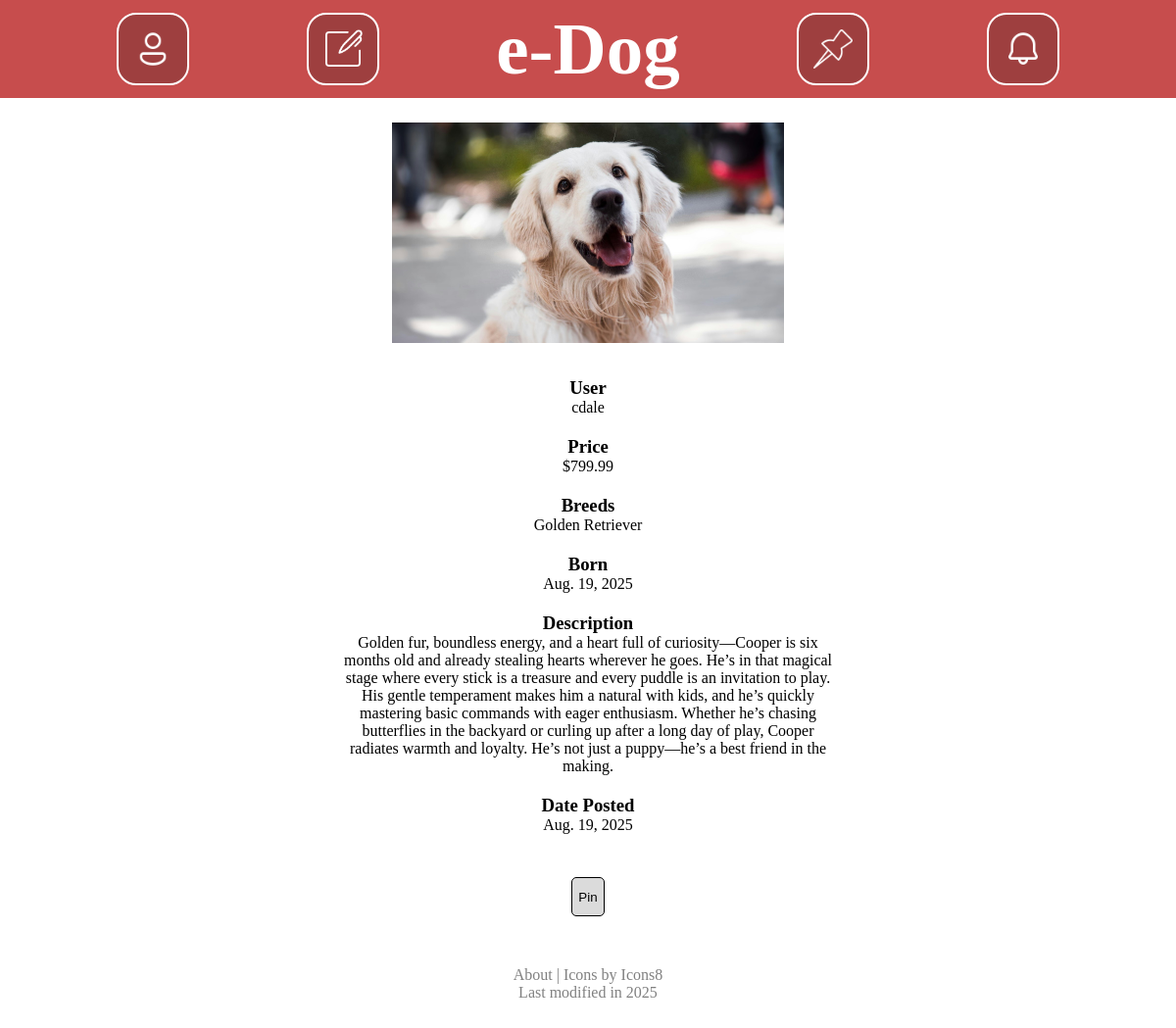
/post/78/, run on an earlier commit of the app's database.
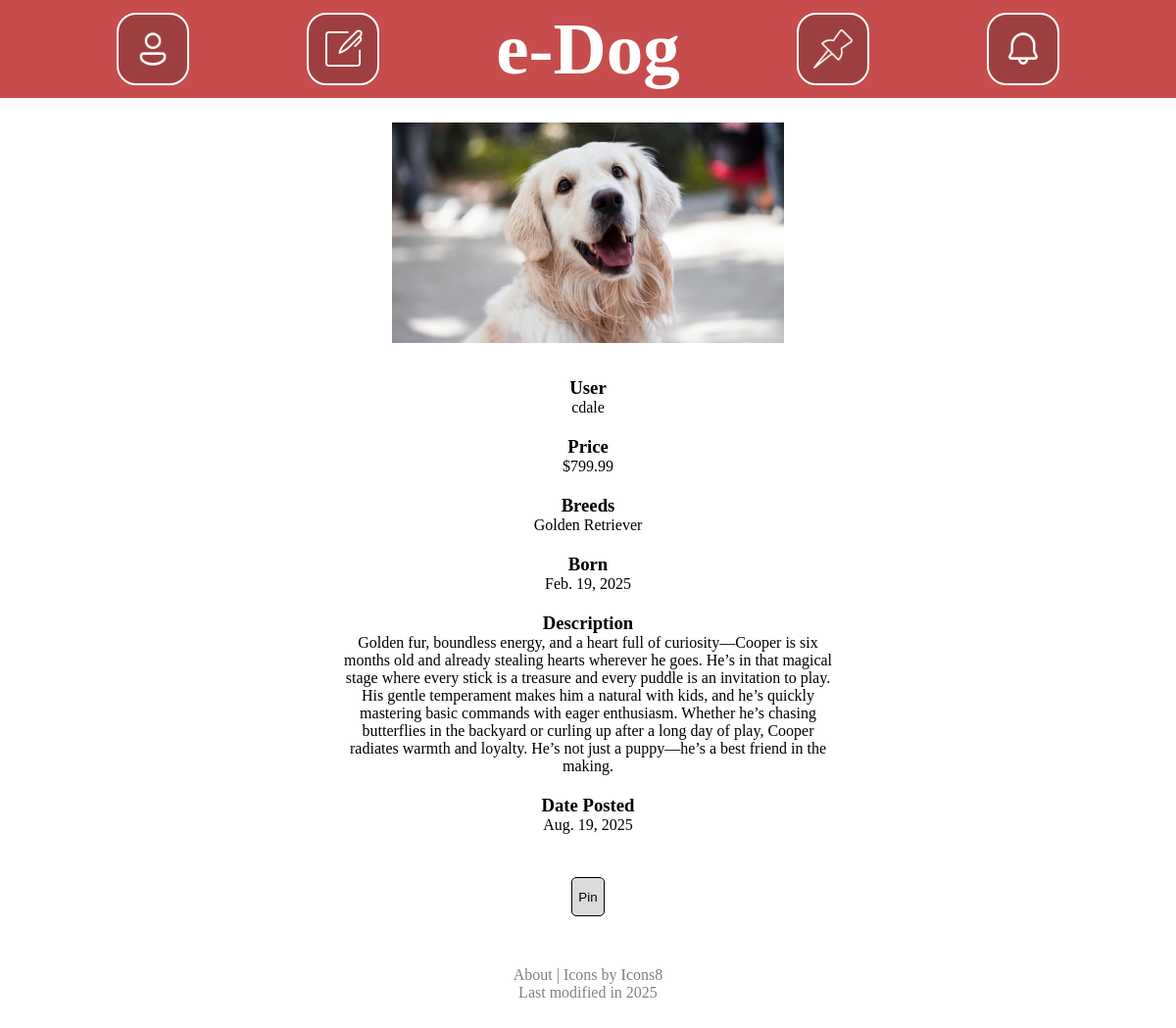
And on a later commit of the database.
### post/models.py (models this page shows, shortened)
class Image(models.Model):
    photo = models.ImageField(upload_to="pics/%Y/%m/%d/", validators=[validate_image_size])
    title = models.CharField(max_length=20)
    post = models.ForeignKey(Post, on_delete=models.CASCADE)

class Post(models.Model):
    user = models.ForeignKey(User, on_delete=models.CASCADE)
    breeds = models.CharField(max_length=100)
    price = models.DecimalField(decimal_places=2, max_digits=9)
    description = models.TextField(max_length=1000)
    age = models.DateField()
    dateCreated = models.DateField(auto_now_add=True)

### post/views.py (the view)
# urls.py: path("", views.index, name="index"),
def index(request, postID):
    post = get_object_or_404(Post, pk=postID)
    postKey = post.pk
    allImages = Image.objects.filter(post=postKey)
    context = {
        "post": post,
        "allImages": allImages,
    }
    return render(request, "post/index.html", context)

### post/templates/post/index.html (shortened to what this page needs)
<!DOCTYPE html>
<html lang="en-US">
	<head>
		{% load static %}
		{% include "browse/head.html" %}
	</head>
	<body>
		<div class="content">
			{% include "browse/header.html" %}
			{% if post %}
				<div class="imageRow">
					{% for image in allImages %}
						<div class="imageBox">
							<img class="image" src="{{image.photo.url}}">
						</div>
					{% endfor %}
				</div>
				<div class="details">
					<h3>User</h3>
					<a href="/user/{{post.user.username}}"><p>{{post.user}}</p></a>
					<h3>Price</h3>
					<p>${{post.price}}</p>
					<h3>Breeds</h3>
					<p>{{post.breeds}}</p>
					<h3>Born</h3>
					<p>{{post.age}}</p>
					<h3>Description</h3>
					<p>{{post.description}}</p>
					<h3>Date Posted</h3>
					<p>{{post.dateCreated}}</p>
				</div>
			{% else %}
				<p>No Posts</p>
			{% endif %}
			<button id="pinButton" class="buttonLink" onclick="pinPost()">Pin</button>
			{% include "browse/footer.html" %}
		</div>
	</body>
</html>

### browse/templates/browse/head.html (shortened to what this page needs)
{% load static %}
<link rel="stylesheet" href="{% static 'browse/style.css' %}">

### browse/templates/browse/header.html (shortened to what this page needs)
<div class="header">
    <div class="headerButtonDiv">
        <a class="headerLink" href='/user/account/'>
            <img src="/media/icons/account.png" alt="Account">
        </a>
    </div>
    <div class="headerButtonDiv">
        <a class="headerLink" href='/post/manage/'>
            <img src="/media/icons/edit.png" alt="Edit">
        </a>
    </div>
    <div id="logo">
        <a href='/browse/'>e-Dog</a>
    </div>
    <div class="headerButtonDiv">
        <a class="headerLink" href='/user/pinned/'>
            <img src="/media/icons/pin.png" alt="Pin">
        </a>
    </div>
    <div class="headerButtonDiv">
        <a class="headerLink">
            <img src="/media/icons/notification.png" alt="Notification">
        </a>
    </div>
</div>

### browse/templates/browse/footer.html (shortened to what this page needs)
<div class="footer">
    <div class="footerIconCredit">
        <a href="/browse/about/">About</a> | Icons by <a target="_blank" href="https://icons8.com">Icons8</a>
    </div>
    <p>Last modified in 2025</p>
</div>

### browse/static/browse/style.css (style rules this page uses)
:root { --textColor: #ffffff; --headerBGColor: #c74d4d; --iconBGColor: #9e3f3f; --contentBGColor: #ffffff; --bodyBGColor: #252525; --buttonColor: #dbdbdb; --buttonHover: #c0c0c0; --buttonPressed: #a8a8a8; --buttonTextColor: black; --buttonBorder: 1px solid black; --buttonRadius: 5px; --imgWidth: 400px; --imgHeight: 225px; }
body { background-color: var(--bodyBGColor); margin: 0; padding: 0; overflow-y: scroll; }
.content { display: flex; flex-direction: column; align-items: center; width: 100%; min-height: 100vh; background-color: var(--contentBGColor); }
p { margin: 0px; }
a { text-decoration: none; color:rgb(0, 0, 0); margin: 0px; }
h3 { margin: 0px; }
.image { width: var(--imgWidth); height: var(--imgHeight); }
.imageBox { display: flex; flex-direction: column; justify-content: center; margin-left: 10px; margin-right: 10px; }
.imageRow { display: flex; flex-direction: row; overflow-x: scroll; align-items: center; width: 95%; height: calc(var(--imgHeight) + 30px); }
.details { display: flex; flex-direction: column; align-items: center; width: 95%; margin: 20px; }
.details p { margin-bottom: 20px; text-align: center; max-width: 500px; }
.header { display: flex; justify-content: center; align-items: center; height: 100px; width: 100%; margin-bottom: 10px; background-color: var(--headerBGColor); }
#logo { display: flex; justify-content: center; align-items: center; white-space: nowrap; }
#logo a { font-size: 75px; font-weight: bold; color: var(--textColor); }
.headerButtonDiv { display: flex; justify-content: center; align-items: center; }
.headerLink { display: flex; justify-content: center; align-items: center; white-space: nowrap; width: 70px; height: 70px; border: 2px solid #ffffff; border-radius: 20px; text-decoration: none; background-color: var(--iconBGColor); color: var(--textColor); font-size: 30px; font-weight: bold; }
.headerLink img { width: 40px; height: 40px; }
button { height: 40px; background-color: var(--buttonColor); color: var(--buttonTextColor); border: var(--buttonBorder); border-radius: var(--buttonRadius); margin: 4px; }
.footer { display: flex; flex-direction: column; justify-content: center; align-items: center; height: 50px; color: #808080; margin-top: 40px; margin-left: 120px; margin-right: 120px; margin-bottom: 40px; }
.footer a { color: #808080; }

What changed in the data, as far as the page shows it:
changed Post "Golden Retriever": age "Aug. 19, 2025" → "Feb. 19, 2025"
